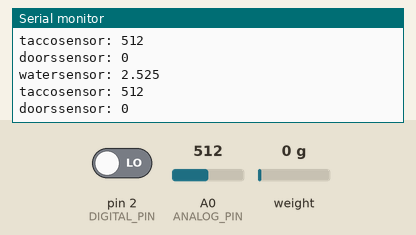
Recording of a sketch running on a simulated Arduino Uno, built with avr-gcc and run on an emulated ATmega328P. Parts: the last lines printed to the serial monitor. Wiring (inferred from the names in the program): HX711 load-cell converter: data pin 4; SCK pin 3. Inputs (shaded band) come from the test bench; at power-on: weight on the scale 0 g, A0 (ANALOG_PIN) = 512, pin 2 (DIGITAL_PIN) LOW.

Above: at 1.3 s.
1.4 s: weight on the scale set to 100 g
At 1.83 s:
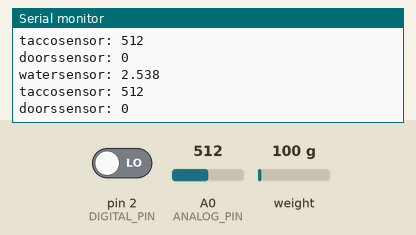
2.9 s: A0 (ANALOG_PIN) set to 716
At 3.34 s:
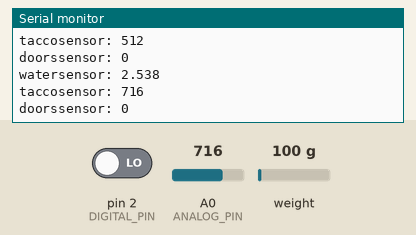
4.4 s: pin 2 (DIGITAL_PIN) driven HIGH
At 4.84 s:
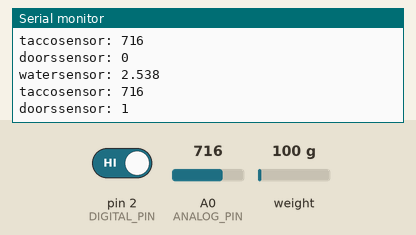
5.9 s: weight on the scale set to 1250 g
At 6.34 s:
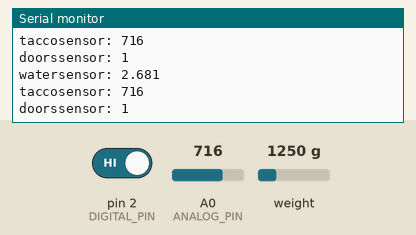
7.4 s: A0 (ANALOG_PIN) set to 900
At 7.85 s:
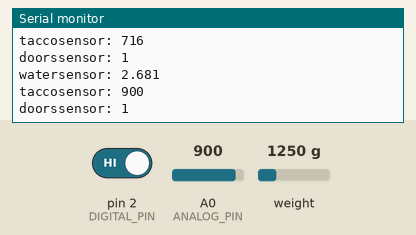
Timing chart, 0 to 9.9 s (numbered marks = the images above; inputs shaded):
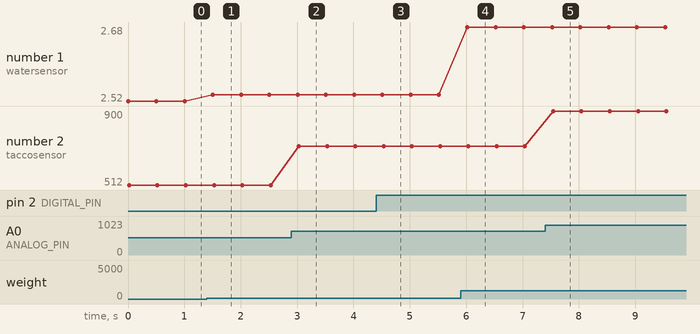

Measured:
- after the input at 1.4 s, the serial monitor: prints a new line after 0.11 s (image 1)
- after the input at 2.9 s, the serial monitor: prints a new line after 0.13 s (image 2)
- after the input at 4.4 s, the serial monitor: prints a new line after 0.15 s (image 3)
- after the input at 5.9 s, the serial monitor: prints a new line after 0.12 s (image 4)
- after the input at 7.4 s, the serial monitor: prints a new line after 0.14 s (image 5)
- plotted number 1: 2.52 → 2.54 after the input at 1.4 s, 2.54 → 2.68 after the input at 5.9 s
- plotted number 2: 512 → 716 after the input at 2.9 s, 716 → 900 after the input at 7.4 s

The sketch:

sensor_readings_taco_door_waterlevel.ino
```cpp
#define DOUT 4
#define PD_SCK 3
#define DIGITAL_PIN 2  // Define the digital pin
#define ANALOG_PIN A0  // Define the analog pin

long readCount() {
  long count = 0;
  pinMode(DOUT, INPUT);

  while (digitalRead(DOUT));  // wait for DOUT to go low

  for (int i = 0; i < 24; i++) {
    digitalWrite(PD_SCK, HIGH);
    delayMicroseconds(1);
    count = count << 1;
    digitalWrite(PD_SCK, LOW);
    if (digitalRead(DOUT)) {
      count++;
    }
  }

  // Set the channel and gain factor (128 or 64)
  digitalWrite(PD_SCK, HIGH);
  count = count ^ 0x800000;  // 24th pulse
  delayMicroseconds(1);
  digitalWrite(PD_SCK, LOW);

  return count;
}

void setup() {
  Serial.begin(9600);
  pinMode(PD_SCK, OUTPUT);
  pinMode(DOUT, INPUT);    // Set DOUT as input for the HX711
  pinMode(DIGITAL_PIN, INPUT);  // Set digital pin 2 as input
  pinMode(ANALOG_PIN, INPUT);  // Set analog pin A0 as input
}

void loop() {
  long count = readCount();
  float voltage = (float)count / 16777216.0 * 5.0;  // Convert count to voltage

  // Assuming the pressure sensor's voltage output is proportional to water depth
  float waterLevel = voltage * 10.0;  // Example conversion factor, adjust as needed
  Serial.print("watersensor: ");
  Serial.print(voltage, 3);
  Serial.println("");

  // Read analog pin A0
  int analogValue = analogRead(ANALOG_PIN);
  Serial.print("taccosensor: ");
  Serial.println(analogValue);

  // Read digital pin 2
  int digitalValue = digitalRead(DIGITAL_PIN);
  Serial.print("doorssensor: ");
  Serial.println(digitalValue);

  delay(500);
}
```
